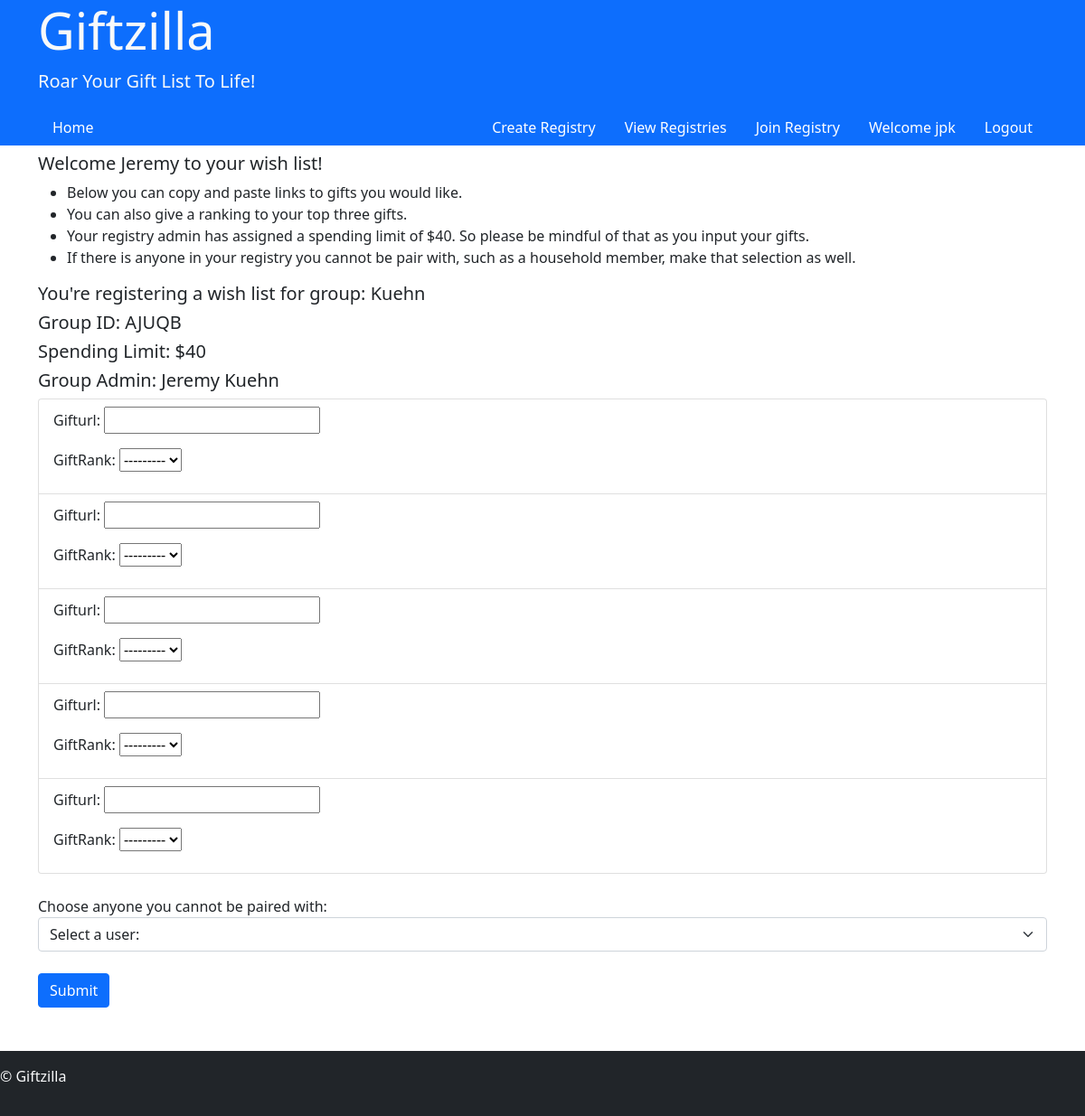
The app's page /user/AJUQB/1/userGifts (signed in), older data.
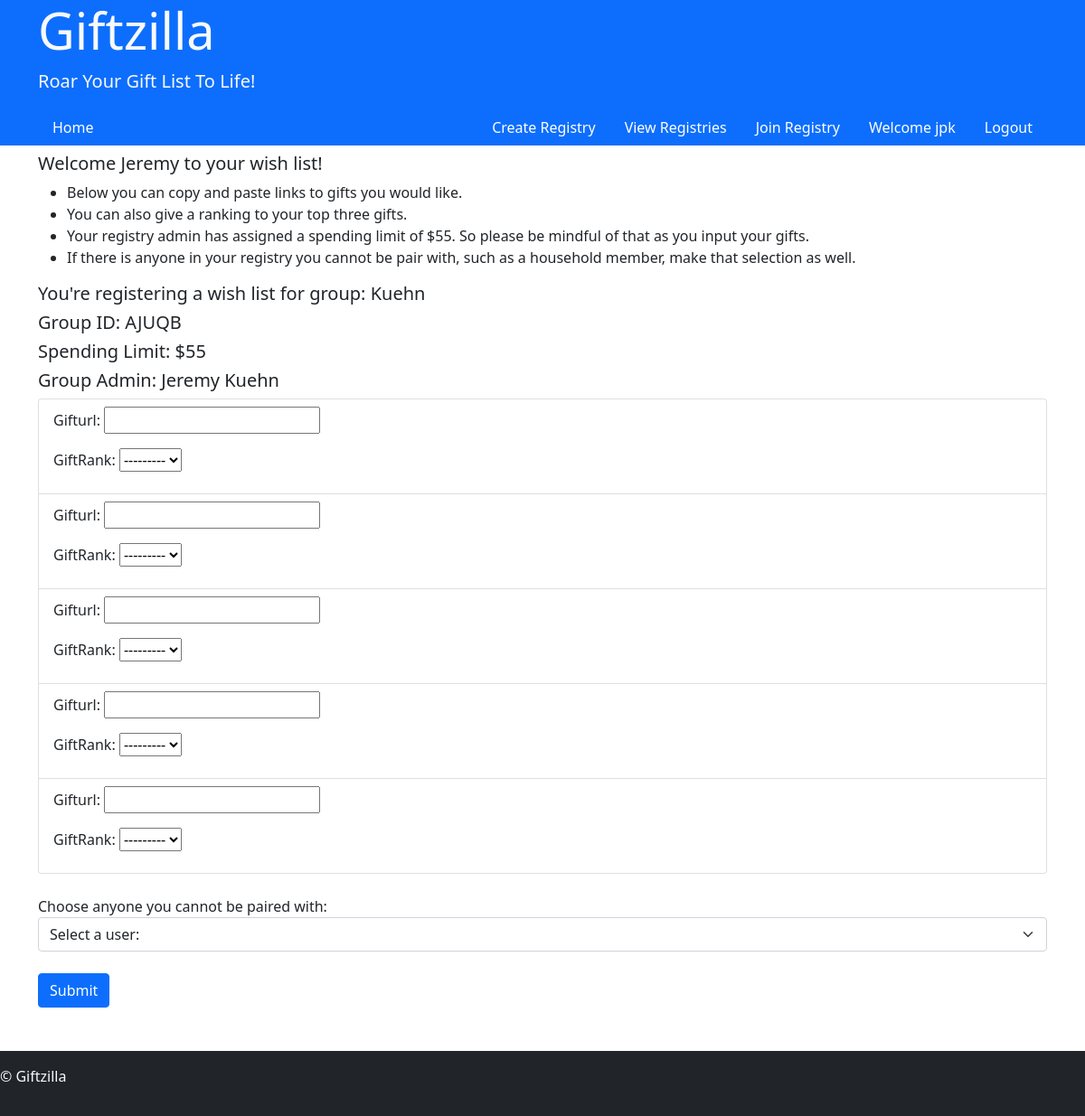
The same page, newer data.
### user/models.py (models this page shows, shortened)
class Registry(models.Model):
    regPin = models.CharField(max_length=5)
    admin = models.ForeignKey(User, on_delete=models.CASCADE)
    regName = models.CharField(max_length=25, verbose_name="Registry Group Name:")
    urlNumCap = models.IntegerField(default=5, verbose_name="Max Number Of Gift Request:", blank=True, null=True)
    spendLimit = models.IntegerField(blank=True, null=True, verbose_name="Max Spending Limit:")
    notes = models.TextField(blank=True, null=True, verbose_name="Notes")
    regGroupCap = models.IntegerField(blank=True, null=True, verbose_name="Max Number of Group Participants:")

### register/models.py (models this page shows, shortened)
class User(AbstractUser):
    groups = models.ManyToManyField(
        'auth.Group',
        related_name='web_users',
        blank=True,
        help_text='The groups this user belongs to. A user will get all permissions granted to each of their groups.',
        verbose_name='groups',
    )
    user_permissions = models.ManyToManyField(
        'auth.Permission',
        related_name='web_users',
        blank=True,
        help_text='Specific permissions for this user.',
        verbose_name='user permissions',
    )

### user/views.py (the view, shortened to what this page needs)
# urls.py: path("<str:groupPin>/<int:userID>/userGifts", views.userGifts, name="userGifts")
@login_required
def userGifts(request, groupPin, userID):
    if userID != request.user.id:
        return render(request, "index/404.html")
    else:
        groupReg = Registry.objects.get(regPin=groupPin)
        user = User.objects.get(id=userID)
        urlCap = groupReg.urlNumCap
        regUsers = giftGroups.objects.filter(groupPin=groupPin)
        giftForms = []
        for i in range(urlCap):
            giftForms.append(giftForm(prefix=f'gift_form_{i}'))
        noForm = noGiveForm()
        noForm.fields['noGift'].queryset = regUsers
        return render(request, "user/usergifts.html", {
            "groupReg": groupReg,
            "user": user,
            "giftForms": giftForms,
            "regUsers": regUsers,
            "noGiveForm": noForm
        })

### user/forms.py
class noGiveForm(ModelForm):
    class Meta:
        model = noGive
        fields = "__all__"
        exclude = ["user"]

### giftzilla/templates/user/usergifts.html (shortened to what this page needs)
{% extends 'layout.html' %}
{% block body %}
<div class="container">
    <h5>Welcome {{ user.first_name }} to your wish list!</h5>
    <ul>
        <li>Below you can copy and paste links to gifts you would like.</li>
        <li>You can also give a ranking to your top three gifts.</li>
        <li>Your registry admin has assigned a spending limit of ${{ groupReg.spendLimit }}. So please be mindful of that as you input your gifts.</li>
        <li>If there is anyone in your registry you cannot be pair with, such as a household member, make that selection as well.</li>
    </ul>
</div>
<div class="container">
    <h5>You're registering a wish list for group: {{ groupReg.regName }}</h5>
    <h5>Group ID: {{ groupReg.regPin }}</h5>
    <h5>Spending Limit: ${{ groupReg.spendLimit }}</h5>
    <h5>Group Admin: {{ groupReg.admin.first_name }} {{ groupReg.admin.last_name }}</h5>
    <form method="post">
        <ul class="list-group">
            {% for form in giftForms %}
                <li class="list-group-item">
                    {{ form.as_p }}
                </li>
            {% endfor %}
        </ul>
        <br>
            <label for="user_dropdown">Choose anyone you cannot be paired with:</label>
            <select name="user_dropdown" id="user_dropdown" class="form-select">
            <option value="" selected disabled>Select a user:</option>
            </select>
        <br>
        <button type="submit" class="btn btn-primary">Submit</button>
    </form>
</div>
{% endblock %}

Row changes from the older to the newer data that the page shows:
changed Registry "Kuehn": spendLimit "40" → "55"
